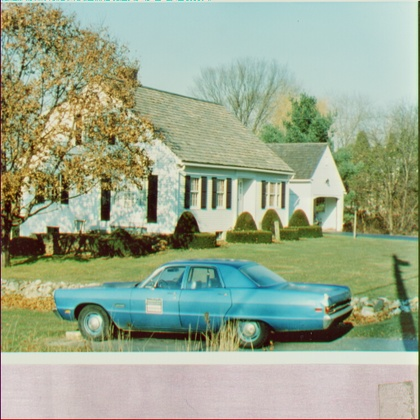
%> input picture house.jpg, 420 x 420 px, shrunk from 512 x 512 before the run
$ octave --eval "result = bright_contrast_mul('house.jpg');"   (GNU Octave 9; MATLAB toolbox functions it lacks are replaced by stand-ins)
%> lines starting %> are read from the running program, lines starting %| are printed output that depends on the picture
### calculate_distortion.m
function result = calculate_distortion(originale,trasformata)
    transformed=imread(trasformata);
    original=imread(originale);
    if(length(original)== 3)
        origLab=rgb2lab(original);
        transLab=rgb2lab(transformed);
        L_o=origLab(:,:,1);
        L_t=transLab(:,:,1);
        a_o=origLab(:,:,2);
        a_t=transLab(:,:,2);
        b_o=origLab(:,:,3);
        b_t=transLab(:,:,3);
        result=0;
        for i = 1:length(L_o(:,1))
            for j=1:length(L_o(1,:))
                result=result + sqrt((L_t(i,j)-L_o(i,j))^2 + (a_t(i,j)-a_o(i,j))^2 + (b_t(i,j)- b_o(i,j))^2);
            end
        end
        max= sqrt(100^2+255^2+255^2);
        result=  100* result/( length(transformed(:,1,1))* length(transformed(1,:,1))*max);
    else
        result=0;
        %for each pixel
        for i = 1:length(transformed(:,1))%column
            for j=1:length(transformed(1,:))%row
            result=result +sqrt((double(transformed(i,j))-double(original(i,j)))^2);
            end
        end
        max= sqrt(100^2+255^2+255^2);
        result=  100* result/( length(transformed(:,1))* length(transformed(1,:))*max);
    end

end

### bright_contrast_mul.m
function [distortion,power] = bright_contrast_mul(immagine)
%> called with immagine = 'house.jpg'
    tranf= imread(immagine);
%> tranf is the input picture: size 420x420x3 uint8; mean R, G, B 155.4, 168.3, 142.2
    x=0;
    if(length(tranf(1,1,:))==3)%if it is colored we can apply modification to brightness and saturation
        hsv_transf=rgb2hsv(tranf);
%> hsv_transf: size 420x420x3 double; mean H, S, V 0.271, 0.286, 0.681
        bright=hsv_transf(:,:,3);
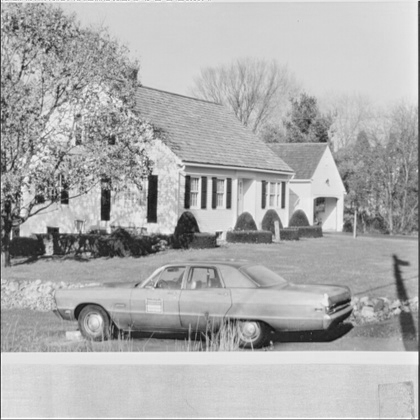
%> bright: size 420x420 double; min 0.0745, max 1, mean 0.681
        saturation=hsv_transf(:,:,2);
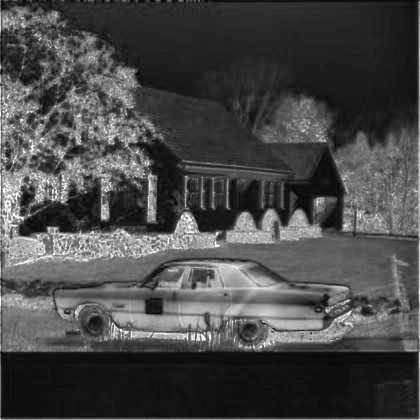
%> saturation: size 420x420 double; min 0, max 1, mean 0.286
        %diminuire la bright ed aumentare la saturazione
        %i'll create the matrix for the results each row rapresent a value
        %of brightness to be less each column a value of saturation
        distortion=zeros(length(0.3:0.1:0.9),length(1.2:0.1:1.5));
        power=zeros(length(0.3:0.1:0.9),length(1.2:0.1:1.5));
        for k=0.3:0.1:0.9 %bright
            bright=bright*k;
            x=x+1;%bright
            y=0;
            for g=1.2:0.1:1.5 %saturation
                saturation=saturation*g;
                %calculate distortion if ok with constrain save it
                %otherwise go on
                %calculate the name of the image transformed in order to save it
                hsv_transf(:,:,2)=saturation;
%> hsv_transf: size 420x420x3 double; mean H, S, V 0.271, 0.343, 0.681
                hsv_transf(:,:,3)=bright;
%> hsv_transf: size 420x420x3 double; mean H, S, V 0.271, 0.343, 0.204
                tmp=immagine;
                array=strsplit(tmp,'.');
                name=strcat(array(1),"_hb",sprintf('%.1f_',k),sprintf('%.1f',g),".",array(2));
                transformed=hsv2rgb(hsv_transf);
                imwrite(transformed,name);
                y=y+1;
                distortion(x,y)=calculate_distortion(immagine,name);
%> the run ends on the next line
                power(x,y)=power_saving(immagine,name);
                %return to the initial value
                hsv_transf=rgb2hsv(tranf);
                saturation=hsv_transf(:,:,2);
            end
            %return to the initial value
            hsv_transf=rgb2hsv(tranf);
            bright=hsv_transf(:,:,3);
        end
        figure
        x=1.2:0.1:1.5;
        plot(x,distortion(1,:),"r-o",x,distortion(2,:),"g-.",x,distortion(3,:),"b-*",x,distortion(4,:),"c-s",x,distortion(5,:),"m-d",x,distortion(6,:),"y-p",x,distortion(7,:),"k-h");
        title('Bright contrast Distortion of the '+immagine);
        legend('k=0.3',"k=0.4","k=0.5","k=0.6","k=0.7","k=0.8","k=0.9");
        figure
        %plot della power saving per l'immagine per ogni k
        plot(x,power(1,:),"r-o",x,power(2,:),"g-.",x,power(3,:),"b-*",x,power(4,:),"c-s",x,power(5,:),"m-d",x,power(6,:),"y-p",x,power(7,:),"k-h");
        title('Bright contrast Power saving of the '+immagine);
        legend('k=0.3',"k=0.4","k=0.5","k=0.6","k=0.7","k=0.8","k=0.9");
    else
        distortion=zeros(length(0.3:0.1:0.9),1);
        power=zeros(length(0.3:0.1:0.9),1);
        %decrease the brightness
        bright=tranf;
        for k=0.3:0.1:0.9 %bright
            bright=bright*k;
            %calculate the name of the image transformed in order to save it
            tmp=immagine;
            array=strsplit(tmp,'.');
            name=strcat(array(1),"_hb",sprintf('%.1f',k),".",array(2));
            imwrite(bright,name);
            %save the distortion and the power consumption
            x=x+1;
            distortion(x)=calculate_distortion(immagine,name);
            power(x)=power_saving(immagine,name);
            %return to the value
            bright=tranf;
        end
        x=0.3:0.1:0.9;
        %plot distorction and power saving
        plot(x,distortion,'b-o',x,power,'r-*');
        title('Bright contrast '+immagine);
        legend('distortion','power');

    end
end
